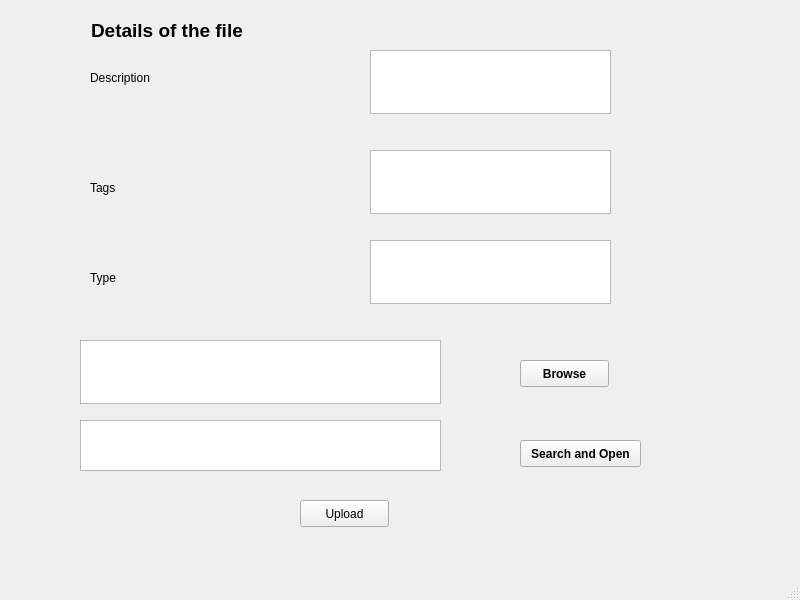
<?xml version="1.0" encoding="UTF-8"?>
<ui version="4.0">
 <class>MainWindow</class>
 <widget class="QMainWindow" name="MainWindow">
  <property name="geometry">
   <rect>
    <x>0</x>
    <y>0</y>
    <width>800</width>
    <height>600</height>
   </rect>
  </property>
  <property name="windowTitle">
   <string>MainWindow</string>
  </property>
  <widget class="QWidget" name="centralwidget">
   <widget class="QLabel" name="label">
    <property name="geometry">
     <rect>
      <x>91</x>
      <y>20</y>
      <width>161</width>
      <height>20</height>
     </rect>
    </property>
    <property name="font">
     <font>
      <family>Helvetica Neue</family>
      <pointsize>14</pointsize>
      <weight>75</weight>
      <bold>true</bold>
     </font>
    </property>
    <property name="text">
     <string>Details of the file</string>
    </property>
   </widget>
   <widget class="QLabel" name="label_2">
    <property name="geometry">
     <rect>
      <x>90</x>
      <y>70</y>
      <width>91</width>
      <height>16</height>
     </rect>
    </property>
    <property name="font">
     <font>
      <family>Helvetica Neue</family>
     </font>
    </property>
    <property name="text">
     <string>Description</string>
    </property>
   </widget>
   <widget class="QLabel" name="label_3">
    <property name="geometry">
     <rect>
      <x>90</x>
      <y>180</y>
      <width>62</width>
      <height>15</height>
     </rect>
    </property>
    <property name="font">
     <font>
      <family>Helvetica Neue</family>
     </font>
    </property>
    <property name="text">
     <string>Tags</string>
    </property>
   </widget>
   <widget class="QTextEdit" name="description">
    <property name="geometry">
     <rect>
      <x>370</x>
      <y>50</y>
      <width>241</width>
      <height>64</height>
     </rect>
    </property>
   </widget>
   <widget class="QTextEdit" name="tags">
    <property name="geometry">
     <rect>
      <x>370</x>
      <y>150</y>
      <width>241</width>
      <height>64</height>
     </rect>
    </property>
   </widget>
   <widget class="QTextEdit" name="file_path">
    <property name="geometry">
     <rect>
      <x>80</x>
      <y>340</y>
      <width>361</width>
      <height>64</height>
     </rect>
    </property>
   </widget>
   <widget class="QPushButton" name="browse">
    <property name="geometry">
     <rect>
      <x>520</x>
      <y>360</y>
      <width>89</width>
      <height>27</height>
     </rect>
    </property>
    <property name="font">
     <font>
      <family>Helvetica Neue</family>
      <weight>75</weight>
      <bold>true</bold>
     </font>
    </property>
    <property name="text">
     <string>Browse</string>
    </property>
   </widget>
   <widget class="QPushButton" name="upload">
    <property name="geometry">
     <rect>
      <x>300</x>
      <y>500</y>
      <width>89</width>
      <height>27</height>
     </rect>
    </property>
    <property name="font">
     <font>
      <family>Helvetica Neue</family>
     </font>
    </property>
    <property name="text">
     <string>Upload</string>
    </property>
   </widget>
   <widget class="QLabel" name="label_4">
    <property name="geometry">
     <rect>
      <x>90</x>
      <y>270</y>
      <width>62</width>
      <height>15</height>
     </rect>
    </property>
    <property name="font">
     <font>
      <family>Helvetica Neue</family>
     </font>
    </property>
    <property name="text">
     <string>Type</string>
    </property>
   </widget>
   <widget class="QTextEdit" name="type">
    <property name="geometry">
     <rect>
      <x>370</x>
      <y>240</y>
      <width>241</width>
      <height>64</height>
     </rect>
    </property>
   </widget>
   <widget class="QTextEdit" name="search_box">
    <property name="geometry">
     <rect>
      <x>80</x>
      <y>420</y>
      <width>361</width>
      <height>51</height>
     </rect>
    </property>
   </widget>
   <widget class="QPushButton" name="search_open">
    <property name="geometry">
     <rect>
      <x>520</x>
      <y>440</y>
      <width>121</width>
      <height>27</height>
     </rect>
    </property>
    <property name="font">
     <font>
      <family>Helvetica Neue</family>
      <weight>75</weight>
      <bold>true</bold>
     </font>
    </property>
    <property name="text">
     <string>Search and Open</string>
    </property>
   </widget>
  </widget>
  <widget class="QMenuBar" name="menubar">
   <property name="geometry">
    <rect>
     <x>0</x>
     <y>0</y>
     <width>800</width>
     <height>30</height>
    </rect>
   </property>
  </widget>
  <widget class="QStatusBar" name="statusbar"/>
 </widget>
 <resources/>
 <connections/>
</ui>
